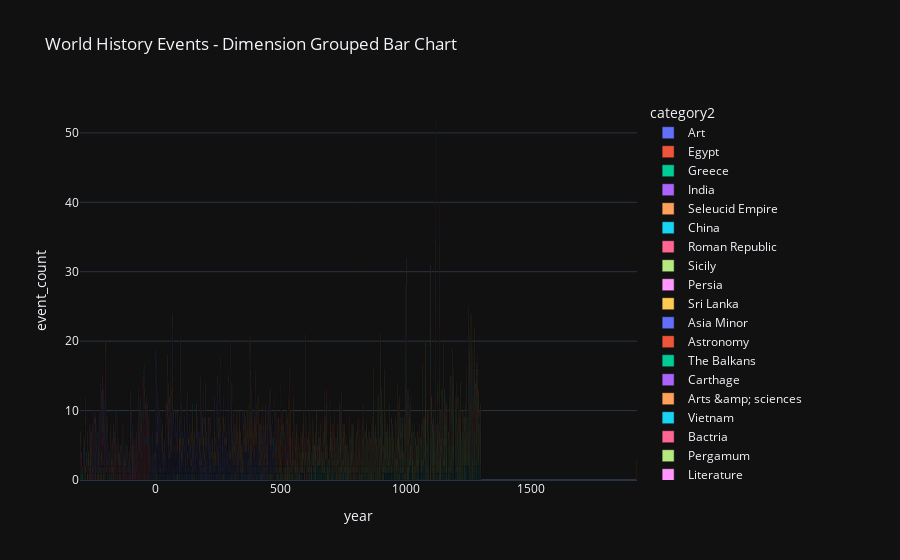

Write notebook code for a chart like this one.
### Code cell
get_trend_bar(history_grouped, x_axis="year", y_axis="event_count", color="category2", title="World History Events - Dimension Grouped Bar Chart")
